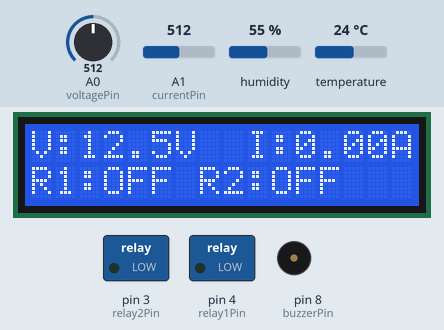
The sketch below on a simulated Arduino Uno, built with avr-gcc and run on an emulated ATmega328P. Shown: 16×2 character LCD, switched loads named in the sketch (green lamp = pin HIGH), buzzer (waves = sounding, pin HIGH). The inputs (shaded band) are chosen by the test bench; at power-on: A1 (currentPin) = 512, temperature 24 °C, A0 (voltagePin) = 512, humidity 55 %.

Above: at 3.2 s.
3.3 s: A1 (currentPin) set to 520
At 9.0 s:
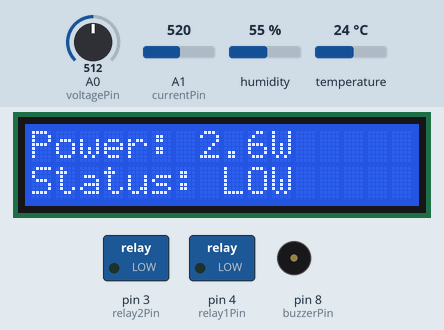
9.3 s: A1 (currentPin) set to 528
At 11.3 s:
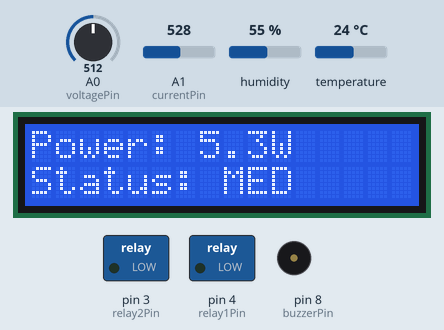
13.8 s: temperature set to 29 °C
At 17.0 s:
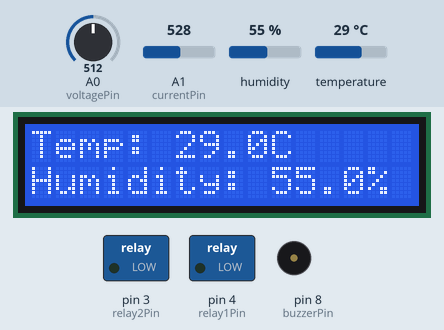
17.9 s: temperature set to 32 °C
At 19.9 s:
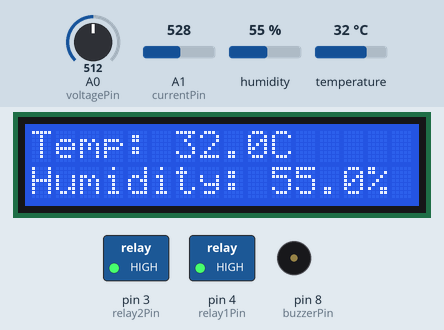
20.6 s: A0 (voltagePin) set to 992
At 22.1 s:
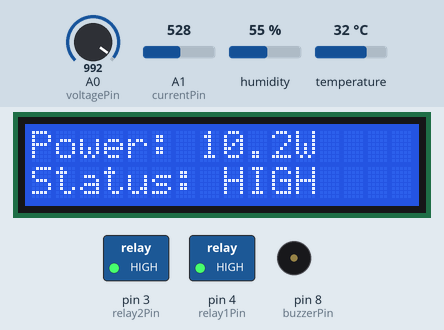
26.6 s: temperature set to 12 °C
At 28.8 s:
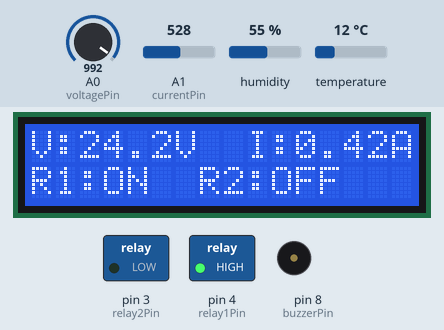
Timing chart, 0 to 30.3 s (numbered marks = the images above; inputs shaded):
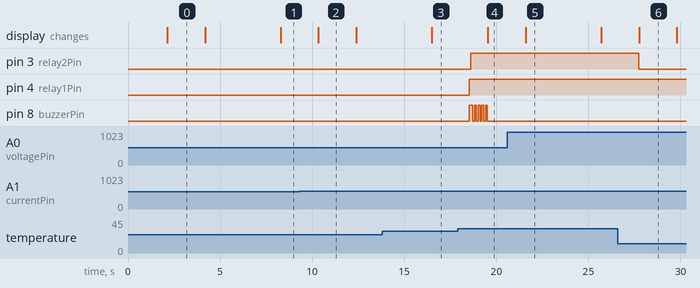

Measured:
- the behaviour switches between 527 and 528 on A1 (currentPin) (found by bisection; images 1 and 2)
- the behaviour switches between 30 and 31 °C on temperature (found by bisection; images 3 and 4)
- after the input at 9.3 s, the display: changes after 1.0 s (image 2)
- after the input at 13.8 s, the display: changes after 2.7 s (image 3)
- after the input at 17.9 s, pin 3 (relay2Pin): LOW → HIGH after 0.72 s; pin 4 (relay1Pin): LOW → HIGH after 0.62 s; pin 8 (buzzerPin): LOW → HIGH after 0.62 s, then repeats every 0.20 s: LOW 0.10 s, HIGH 0.10 s, until it stays LOW from 19.5 s; the display: changes after 1.6 s (image 4)
- after the input at 20.6 s, the display: changes after 1.0 s (image 5)
- after the input at 26.6 s, pin 3 (relay2Pin): HIGH → LOW after 1.1 s; the display: changes after 1.2 s (image 6)

The sketch:

display_unit.ino
```cpp
/*
 * Arduino Display Unit with Relays
 * Reads voltage, current, and DHT11 sensors and displays on I2C LCD
 * Controls 2 relays based on sensor readings
 */

#include <LiquidCrystal_I2C.h>
#include <DHT.h>
#include <Wire.h>

// I2C LCD (address 0x27 for most modules, 16x2 display)
LiquidCrystal_I2C lcd(0x27, 16, 2);

// Pin definitions
const int relay1Pin = 4;
const int relay2Pin = 3;
const int voltagePin = A0;   // Analog pin for voltage sensor
const int currentPin = A1;   // Analog pin for current sensor
const int dht11Pin = 7;
const int buzzerPin = 8;
// SDA = A4, SCL = A5 (default I2C pins)

// DHT11 sensor
#define DHT_TYPE DHT11
DHT dht(dht11Pin, DHT_TYPE);

// Variables
float voltage = 0.0;
float current = 0.0;
float temperature = 0.0;
float humidity = 0.0;
bool relay1State = false;
bool relay2State = false;

// Thresholds for relay control
const float voltageThreshold = 12.0;  // Adjust as needed
const float currentThreshold = 2.0;   // Adjust as needed
const float tempThreshold = 30.0;     // Adjust as needed

void setup() {
  // Initialize I2C LCD
  lcd.init();
  lcd.backlight();
  lcd.setCursor(0, 0);
  lcd.print("System Starting...");

  // Initialize DHT sensor
  dht.begin();

  // Initialize relay pins
  pinMode(relay1Pin, OUTPUT);
  pinMode(relay2Pin, OUTPUT);
  pinMode(buzzerPin, OUTPUT);

  // Set initial relay states (OFF)
  digitalWrite(relay1Pin, LOW);
  digitalWrite(relay2Pin, LOW);
  digitalWrite(buzzerPin, LOW);

  delay(2000);
  lcd.clear();
}

void loop() {
  // Read sensors
  voltage = readVoltage();
  current = readCurrent();
  temperature = dht.readTemperature();
  humidity = dht.readHumidity();

  // Check for sensor errors
  if (isnan(temperature) || isnan(humidity)) {
    temperature = 0.0;
    humidity = 0.0;
  }

  // Control relays based on sensor readings
  controlRelays();

  // Display on LCD
  displayReadings();

  delay(2000); // Update every 2 seconds for better readability
}

float readVoltage() {
  int sensorValue = analogRead(voltagePin);
  // Convert to actual voltage (adjust based on your voltage divider)
  // For a 25V max with 5:1 divider: multiply by 5
  float voltage = (sensorValue * 5.0 * 5.0) / 1024.0;
  return voltage;
}

float readCurrent() {
  int sensorValue = analogRead(currentPin);
  // Convert to current (adjust based on your current sensor)
  // For ACS712-5A: 185mV/A with 2.5V offset
  float voltage = (sensorValue * 5.0) / 1024.0;
  float current = (voltage - 2.5) / 0.185;
  return abs(current); // Return absolute value
}

void displayReadings() {
  static int displayMode = 0;
  static unsigned long lastModeChange = 0;
  unsigned long currentTime = millis();

  // Change display mode every 4 seconds
  if (currentTime - lastModeChange >= 4000) {
    displayMode = (displayMode + 1) % 3;
    lastModeChange = currentTime;
    lcd.clear();
  }

  switch (displayMode) {
    case 0:
      // Display 1: Voltage and Current
      lcd.setCursor(0, 0);
      lcd.print("V:");
      lcd.print(voltage, 1);
      lcd.print("V  I:");
      lcd.print(current, 2);
      lcd.print("A");

      lcd.setCursor(0, 1);
      lcd.print("R1:");
      lcd.print(relay1State ? "ON " : "OFF");
      lcd.print(" R2:");
      lcd.print(relay2State ? "ON " : "OFF");
      break;

    case 1:
      // Display 2: Temperature and Humidity
      lcd.setCursor(0, 0);
      lcd.print("Temp: ");
      lcd.print(temperature, 1);
      lcd.print("C");

      lcd.setCursor(0, 1);
      lcd.print("Humidity: ");
      lcd.print(humidity, 1);
      lcd.print("%");
      break;

    case 2:
      // Display 3: Power and Status
      float power = voltage * current;
      lcd.setCursor(0, 0);
      lcd.print("Power: ");
      lcd.print(power, 1);
      lcd.print("W");

      lcd.setCursor(0, 1);
      if (power > 10.0) {
        lcd.print("Status: HIGH");
      } else if (power > 5.0) {
        lcd.print("Status: MED ");
      } else {
        lcd.print("Status: LOW ");
      }
      break;
  }
}

void controlRelays() {
  // Relay 1: Control based on voltage threshold
  if (temperature > 30 && !relay1State) {
    relay1State = true;
    digitalWrite(relay1Pin, HIGH);
    soundBuzzer(1); // Single beep
  } else if (voltage > 35 && relay1State) {
    relay1State = false;
    digitalWrite(relay1Pin, LOW);
  }

  // Relay 2: Control based on temperature threshold
  if (temperature > tempThreshold && !relay2State) {
    relay2State = true;
    digitalWrite(relay2Pin, HIGH);
    soundBuzzer(5); // Double beep
  } else if (temperature <= tempThreshold && relay2State) {
    relay2State = false;
    digitalWrite(relay2Pin, LOW);
  }

  // Emergency buzzer for high current
  // if (current > currentThreshold) {
  //   soundBuzzer(3); // Triple beep for warning
  // }
}

void soundBuzzer(int beeps) {
  for (int i = 0; i < beeps; i++) {
    digitalWrite(buzzerPin, HIGH);
    delay(100);
    digitalWrite(buzzerPin, LOW);
    if (i < beeps - 1) delay(100);
  }
}
```
